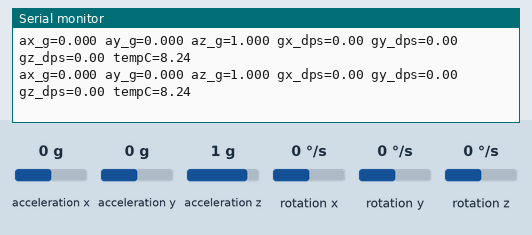
Simulated run of this sketch. Board: ESP32-S3. Shown: the last lines printed to the serial monitor. Wiring (inferred from the names in the program): MPU-9250 motion sensor at I2C address 0x68. Inputs (shaded band) come from the test bench; at power-on: acceleration x 0 g, acceleration y 0 g, acceleration z 1 g, rotation x 0 °/s, rotation y 0 °/s, rotation z 0 °/s.

Above: at 2.1 s.
2.2 s: acceleration x set to -1.4 g
At 2.23 s:
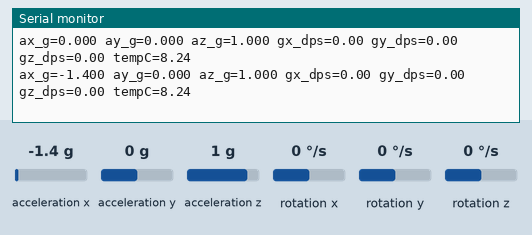
3.7 s: acceleration y set to -1.4 g
At 3.73 s:
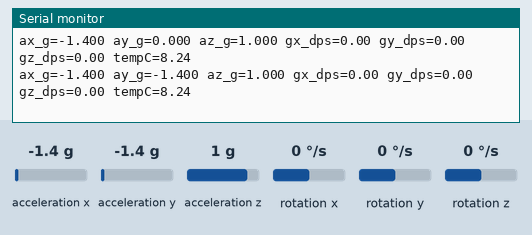
5.2 s: acceleration z set to -1.4 g
At 5.23 s:
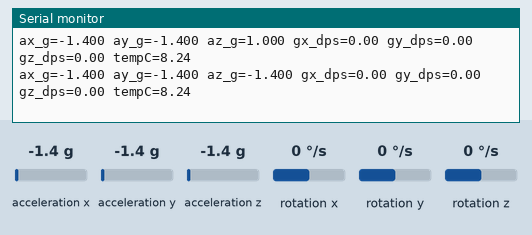
6.7 s: rotation x set to -192 °/s
At 6.73 s:
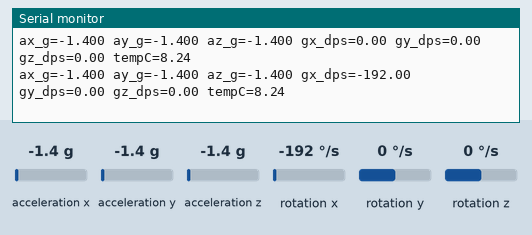
8.2 s: rotation y set to -192 °/s
At 8.23 s:
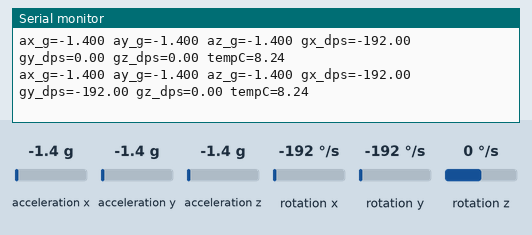

Measured:
- after the input at 2.2 s, the serial monitor: prints a new line at once (image 1)
- after the input at 3.7 s, the serial monitor: prints a new line at once (image 2)
- after the input at 5.2 s, the serial monitor: prints a new line at once (image 3)
- after the input at 6.7 s, the serial monitor: prints a new line at once (image 4)
- after the input at 8.2 s, the serial monitor: prints a new line at once (image 5)

The sketch:

S3Mpu9250SerialCheck.ino
```cpp
#include <Wire.h>

namespace
{
    constexpr unsigned long SerialBaud = 115200UL;
    constexpr unsigned long PrintIntervalMs = 100UL;

#if defined(ARDUINO_ARCH_ESP32)
    constexpr int I2cSdaPin = 11; // Geekble nano ESP32-S3 header A4
    constexpr int I2cSclPin = 12; // Geekble nano ESP32-S3 header A5 / SCL
#endif

    constexpr uint8_t MpuAddressLow = 0x68;
    constexpr uint8_t MpuAddressHigh = 0x69;
    constexpr uint8_t RegisterWhoAmI = 0x75;
    constexpr uint8_t RegisterPowerManagement1 = 0x6B;
    constexpr uint8_t RegisterPowerManagement2 = 0x6C;
    constexpr uint8_t RegisterConfig = 0x1A;
    constexpr uint8_t RegisterGyroConfig = 0x1B;
    constexpr uint8_t RegisterAccelConfig = 0x1C;
    constexpr uint8_t RegisterAccelConfig2 = 0x1D;
    constexpr uint8_t RegisterAccelXoutH = 0x3B;

    uint8_t gMpuAddress = 0;
    unsigned long gLastPrintMs = 0;

    bool writeRegister(uint8_t deviceAddress, uint8_t registerAddress, uint8_t value)
    {
        Wire.beginTransmission(deviceAddress);
        Wire.write(registerAddress);
        Wire.write(value);
        return Wire.endTransmission() == 0;
    }

    bool readRegisters(uint8_t deviceAddress, uint8_t startRegister, uint8_t count, uint8_t* buffer)
    {
        Wire.beginTransmission(deviceAddress);
        Wire.write(startRegister);
        if (Wire.endTransmission(false) != 0)
        {
            return false;
        }

        uint8_t received = Wire.requestFrom(deviceAddress, count);
        if (received != count)
        {
            return false;
        }

        for (uint8_t index = 0; index < count; ++index)
        {
            buffer[index] = Wire.read();
        }

        return true;
    }

    int16_t combineInt16(uint8_t highByte, uint8_t lowByte)
    {
        return static_cast<int16_t>((static_cast<uint16_t>(highByte) << 8) | lowByte);
    }

    void printHexByte(uint8_t value)
    {
        if (value < 16)
        {
            Serial.print('0');
        }

        Serial.print(value, HEX);
    }

    void scanI2c()
    {
        bool foundAny = false;
        Serial.println(F("[S3-MPU] I2C scan start"));

        for (uint8_t address = 1; address < 127; ++address)
        {
            Wire.beginTransmission(address);
            uint8_t result = Wire.endTransmission();
            if (result == 0)
            {
                foundAny = true;
                Serial.print(F("[S3-MPU] device 0x"));
                printHexByte(address);
                Serial.println();
            }
        }

        if (!foundAny)
        {
            Serial.println(F("[S3-MPU] no I2C devices found"));
        }

        Serial.println(F("[S3-MPU] I2C scan end"));
    }

    bool probeMpu(uint8_t address)
    {
        uint8_t whoAmI = 0;
        if (!readRegisters(address, RegisterWhoAmI, 1, &whoAmI))
        {
            return false;
        }

        Serial.print(F("[S3-MPU] candidate 0x"));
        printHexByte(address);
        Serial.print(F(" WHO_AM_I=0x"));
        printHexByte(whoAmI);
        Serial.println();
        gMpuAddress = address;
        return true;
    }

    bool initializeMpu()
    {
        if (!probeMpu(MpuAddressLow) && !probeMpu(MpuAddressHigh))
        {
            return false;
        }

        if (!writeRegister(gMpuAddress, RegisterPowerManagement1, 0x00))
        {
            return false;
        }

        delay(100);

        return writeRegister(gMpuAddress, RegisterPowerManagement1, 0x01) &&
               writeRegister(gMpuAddress, RegisterPowerManagement2, 0x00) &&
               writeRegister(gMpuAddress, RegisterConfig, 0x03) &&
               writeRegister(gMpuAddress, RegisterGyroConfig, 0x00) &&
               writeRegister(gMpuAddress, RegisterAccelConfig, 0x00) &&
               writeRegister(gMpuAddress, RegisterAccelConfig2, 0x03);
    }

    void printSample()
    {
        uint8_t raw[14] = {0};
        if (!readRegisters(gMpuAddress, RegisterAccelXoutH, sizeof(raw), raw))
        {
            Serial.println(F("[S3-MPU] ERROR read failed"));
            return;
        }

        int16_t ax = combineInt16(raw[0], raw[1]);
        int16_t ay = combineInt16(raw[2], raw[3]);
        int16_t az = combineInt16(raw[4], raw[5]);
        int16_t temperatureRaw = combineInt16(raw[6], raw[7]);
        int16_t gx = combineInt16(raw[8], raw[9]);
        int16_t gy = combineInt16(raw[10], raw[11]);
        int16_t gz = combineInt16(raw[12], raw[13]);

        constexpr float AccelScale = 16384.0f; // +/-2g
        constexpr float GyroScale = 131.0f;    // +/-250dps
        float temperatureC = (temperatureRaw / 333.87f) + 21.0f;

        Serial.print(F("ax_g="));
        Serial.print(ax / AccelScale, 3);
        Serial.print(F(" ay_g="));
        Serial.print(ay / AccelScale, 3);
        Serial.print(F(" az_g="));
        Serial.print(az / AccelScale, 3);
        Serial.print(F(" gx_dps="));
        Serial.print(gx / GyroScale, 2);
        Serial.print(F(" gy_dps="));
        Serial.print(gy / GyroScale, 2);
        Serial.print(F(" gz_dps="));
        Serial.print(gz / GyroScale, 2);
        Serial.print(F(" tempC="));
        Serial.println(temperatureC, 2);
    }
}

void setup()
{
    Serial.begin(SerialBaud);
    delay(800);

    Serial.println();
    Serial.println(F("[S3-MPU] serial check start"));
    Serial.println(F("[S3-MPU] Expected wiring: VCC->3V3, GND->GND, SDA->A4/GPIO11, SCL->A5/GPIO12"));

#if defined(ARDUINO_ARCH_ESP32)
    Wire.begin(I2cSdaPin, I2cSclPin);
#else
    Wire.begin();
#endif
    Wire.setClock(400000UL);

    scanI2c();

    if (!initializeMpu())
    {
        Serial.println(F("[S3-MPU] ERROR no MPU9250 at 0x68 or 0x69, or init failed"));
        Serial.println(F("[S3-MPU] If scan is empty, check 3V3/GND/SDA/SCL and breadboard row continuity."));
        return;
    }

    Serial.print(F("[S3-MPU] initialized at 0x"));
    printHexByte(gMpuAddress);
    Serial.println();
    Serial.println(F("[S3-MPU] Move the board. Accel/gyro values should change."));
}

void loop()
{
    if (gMpuAddress == 0)
    {
        delay(500);
        return;
    }

    unsigned long now = millis();
    if (now - gLastPrintMs < PrintIntervalMs)
    {
        return;
    }

    gLastPrintMs = now;
    printSample();
}
```
